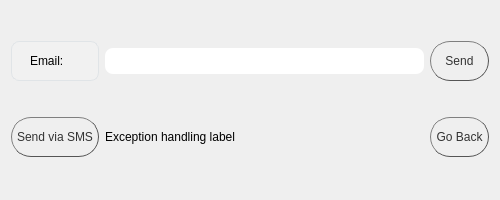
<?xml version="1.0" encoding="UTF-8"?>
<ui version="4.0">
 <class>Form</class>
 <widget class="QWidget" name="Form">
  <property name="geometry">
   <rect>
    <x>0</x>
    <y>0</y>
    <width>500</width>
    <height>200</height>
   </rect>
  </property>
  <property name="minimumSize">
   <size>
    <width>500</width>
    <height>200</height>
   </size>
  </property>
  <property name="windowTitle">
   <string>Form</string>
  </property>
  <layout class="QGridLayout" name="gridLayout">
   <item row="1" column="0">
    <widget class="QPushButton" name="buttonVia">
     <property name="minimumSize">
      <size>
       <width>40</width>
       <height>40</height>
      </size>
     </property>
     <property name="styleSheet">
      <string notr="true">QPushButton {
color: #333;
border: 1px solid #555;
border-radius: 20px;
border-style: outset;
background: qradialgradient(
cx: 0.3, cy: -0.4, fx: 0.3, fy: -0.4,
radius: 1, stop: 0 #fff, stop: 1 #888
);
padding: 5px;
}

QPushButton:hover {
background: qradialgradient(
cx: 0.3, cy: -0.4, fx: 0.3, fy: -0.4,
radius: 1.35, stop: 0 #fff, stop: 1 #bbb
);
}</string>
     </property>
     <property name="text">
      <string>Send via SMS</string>
     </property>
    </widget>
   </item>
   <item row="0" column="1">
    <widget class="QLineEdit" name="lineInput">
     <property name="styleSheet">
      <string notr="true">QLineEdit {
  border-radius: 8px;
  padding: 5px 15px;
}

QLineEdit:hover {
  border: 1px solid #e0e4e7;

}

QLineEdit::focus{
  border: 1px solid #e0e4e7;
}</string>
     </property>
    </widget>
   </item>
   <item row="0" column="0">
    <widget class="QLabel" name="labelInput">
     <property name="styleSheet">
      <string notr="true">QLabel {
  background-color:rgba( 255, 255, 255, 10% );
  border-radius: 8px;
  padding: 5px 15px;
  border: 1px solid #e0e4e7;
}
</string>
     </property>
     <property name="text">
      <string>Email:</string>
     </property>
    </widget>
   </item>
   <item row="0" column="2">
    <widget class="QPushButton" name="buttonSend">
     <property name="minimumSize">
      <size>
       <width>40</width>
       <height>40</height>
      </size>
     </property>
     <property name="styleSheet">
      <string notr="true">QPushButton {
color: #333;
border: 1px solid #555;
border-radius: 20px;
border-style: outset;
background: qradialgradient(
cx: 0.3, cy: -0.4, fx: 0.3, fy: -0.4,
radius: 1, stop: 0 #fff, stop: 1 #888
);
padding: 5px;
}

QPushButton:hover {
background: qradialgradient(
cx: 0.3, cy: -0.4, fx: 0.3, fy: -0.4,
radius: 1.35, stop: 0 #fff, stop: 1 #bbb
);
}</string>
     </property>
     <property name="text">
      <string>Send</string>
     </property>
    </widget>
   </item>
   <item row="1" column="1">
    <widget class="QLabel" name="labelException">
     <property name="text">
      <string>Exception handling label</string>
     </property>
    </widget>
   </item>
   <item row="1" column="2">
    <widget class="QPushButton" name="buttonBack">
     <property name="minimumSize">
      <size>
       <width>40</width>
       <height>40</height>
      </size>
     </property>
     <property name="styleSheet">
      <string notr="true">QPushButton {
color: #333;
border: 1px solid #555;
border-radius: 20px;
border-style: outset;
background: qradialgradient(
cx: 0.3, cy: -0.4, fx: 0.3, fy: -0.4,
radius: 1, stop: 0 #fff, stop: 1 #888
);
padding: 5px;
}

QPushButton:hover {
background: qradialgradient(
cx: 0.3, cy: -0.4, fx: 0.3, fy: -0.4,
radius: 1.35, stop: 0 #fff, stop: 1 #bbb
);
}</string>
     </property>
     <property name="text">
      <string>Go Back</string>
     </property>
    </widget>
   </item>
  </layout>
 </widget>
 <resources/>
 <connections/>
</ui>
